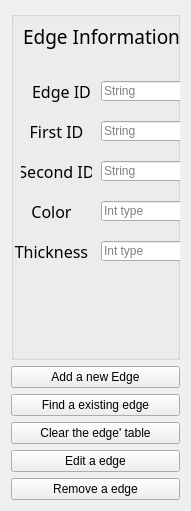
   <widget class="QWidget" name="layoutWidget">
    <property name="geometry">
     <rect>
      <x>240</x>
      <y>10</y>
      <width>191</width>
      <height>511</height>
     </rect>
    </property>
    <layout class="QVBoxLayout" name="_3">
     <item>
      <widget class="QGroupBox" name="groupBox">
       <property name="layoutDirection">
        <enum>Qt::LeftToRight</enum>
       </property>
       <property name="autoFillBackground">
        <bool>false</bool>
       </property>
       <property name="styleSheet">
        <string notr="true"/>
       </property>
       <property name="title">
        <string/>
       </property>
       <widget class="QLineEdit" name="lineEdit_Shape2Edge">
        <property name="geometry">
         <rect>
          <x>90</x>
          <y>150</y>
          <width>91</width>
          <height>20</height>
         </rect>
        </property>
        <property name="placeholderText">
         <string>String</string>
        </property>
        <property name="cursorMoveStyle">
         <enum>Qt::LogicalMoveStyle</enum>
        </property>
       </widget>
       <widget class="QLineEdit" name="lineEdit_Shape1Edge">
        <property name="geometry">
         <rect>
          <x>90</x>
          <y>110</y>
          <width>91</width>
          <height>20</height>
         </rect>
        </property>
        <property name="placeholderText">
         <string>String</string>
        </property>
        <property name="cursorMoveStyle">
         <enum>Qt::LogicalMoveStyle</enum>
        </property>
       </widget>
       <widget class="QLineEdit" name="lineEdit_ColorEdge">
        <property name="geometry">
         <rect>
          <x>90</x>
          <y>190</y>
          <width>91</width>
          <height>20</height>
         </rect>
        </property>
        <property name="placeholderText">
         <string>Int type</string>
        </property>
       </widget>
       <widget class="QLabel" name="label_10">
        <property name="geometry">
         <rect>
          <x>10</x>
          <y>190</y>
          <width>61</width>
          <height>21</height>
         </rect>
        </property>
        <property name="font">
         <font>
          <family>Harrington</family>
          <pointsize>12</pointsize>
         </font>
        </property>
        <property name="text">
         <string>Color</string>
        </property>
        <property name="alignment">
         <set>Qt::AlignCenter</set>
        </property>
       </widget>
       <widget class="QLabel" name="label_11">
        <property name="geometry">
         <rect>
          <x>10</x>
          <y>110</y>
          <width>71</width>
          <height>21</height>
         </rect>
        </property>
        <property name="font">
         <font>
          <family>Harrington</family>
          <pointsize>12</pointsize>
         </font>
        </property>
        <property name="text">
         <string>First ID</string>
        </property>
        <property name="alignment">
         <set>Qt::AlignCenter</set>
        </property>
       </widget>
       <widget class="QLabel" name="label_12">
        <property name="geometry">
         <rect>
          <x>10</x>
          <y>10</y>
          <width>161</width>
          <height>31</height>
         </rect>
        </property>
        <property name="font">
         <font>
          <family>Harrington</family>
          <pointsize>14</pointsize>
         </font>
        </property>
        <property name="text">
         <string>Edge Information</string>
        </property>
        <property name="alignment">
         <set>Qt::AlignCenter</set>
        </property>
       </widget>
       <widget class="QLineEdit" name="lineEdit_ThicknessEdge">
        <property name="geometry">
         <rect>
          <x>90</x>
          <y>230</y>
          <width>91</width>
          <height>20</height>
         </rect>
        </property>
        <property name="placeholderText">
         <string>Int type</string>
        </property>
       </widget>
       <widget class="QLabel" name="label_13">
        <property name="geometry">
         <rect>
          <x>0</x>
          <y>230</y>
          <width>81</width>
          <height>21</height>
         </rect>
        </property>
        <property name="font">
         <font>
          <family>Harrington</family>
          <pointsize>12</pointsize>
         </font>
        </property>
        <property name="text">
         <string>Thickness</string>
        </property>
        <property name="alignment">
         <set>Qt::AlignCenter</set>
        </property>
       </widget>
       <widget class="QLabel" name="label_22">
        <property name="geometry">
         <rect>
          <x>10</x>
          <y>150</y>
          <width>71</width>
          <height>21</height>
         </rect>
        </property>
        <property name="font">
         <font>
          <family>Harrington</family>
          <pointsize>12</pointsize>
         </font>
        </property>
        <property name="text">
         <string>Second ID</string>
        </property>
        <property name="alignment">
         <set>Qt::AlignCenter</set>
        </property>
       </widget>
       <widget class="QLineEdit" name="lineEdit_IdEdge">
        <property name="geometry">
         <rect>
          <x>90</x>
          <y>70</y>
          <width>91</width>
          <height>20</height>
         </rect>
        </property>
        <property name="placeholderText">
         <string>String</string>
        </property>
        <property name="cursorMoveStyle">
         <enum>Qt::LogicalMoveStyle</enum>
        </property>
       </widget>
       <widget class="QLabel" name="label_54">
        <property name="geometry">
         <rect>
          <x>20</x>
          <y>70</y>
          <width>61</width>
          <height>21</height>
         </rect>
        </property>
        <property name="font">
         <font>
          <family>Harrington</family>
          <pointsize>12</pointsize>
         </font>
        </property>
        <property name="text">
         <string>Edge ID</string>
        </property>
        <property name="alignment">
         <set>Qt::AlignCenter</set>
        </property>
       </widget>
      </widget>
     </item>
     <item>
      <widget class="QPushButton" name="pushButton_AddEdge">
       <property name="text">
        <string>Add a new Edge</string>
       </property>
      </widget>
     </item>
     <item>
      <widget class="QPushButton" name="pushButton_FindEdge">
       <property name="text">
        <string>Find a existing edge</string>
       </property>
      </widget>
     </item>
     <item>
      <widget class="QPushButton" name="pushButton_ClearTableEdge">
       <property name="text">
        <string>Clear the edge' table</string>
       </property>
      </widget>
     </item>
     <item>
      <widget class="QPushButton" name="pushButton_EditEdge">
       <property name="text">
        <string>Edit a edge</string>
       </property>
      </widget>
     </item>
     <item>
      <widget class="QPushButton" name="pushButton_RemoveEdge">
       <property name="text">
        <string>Remove a edge</string>
       </property>
      </widget>
     </item>
    </layout>
   </widget>
